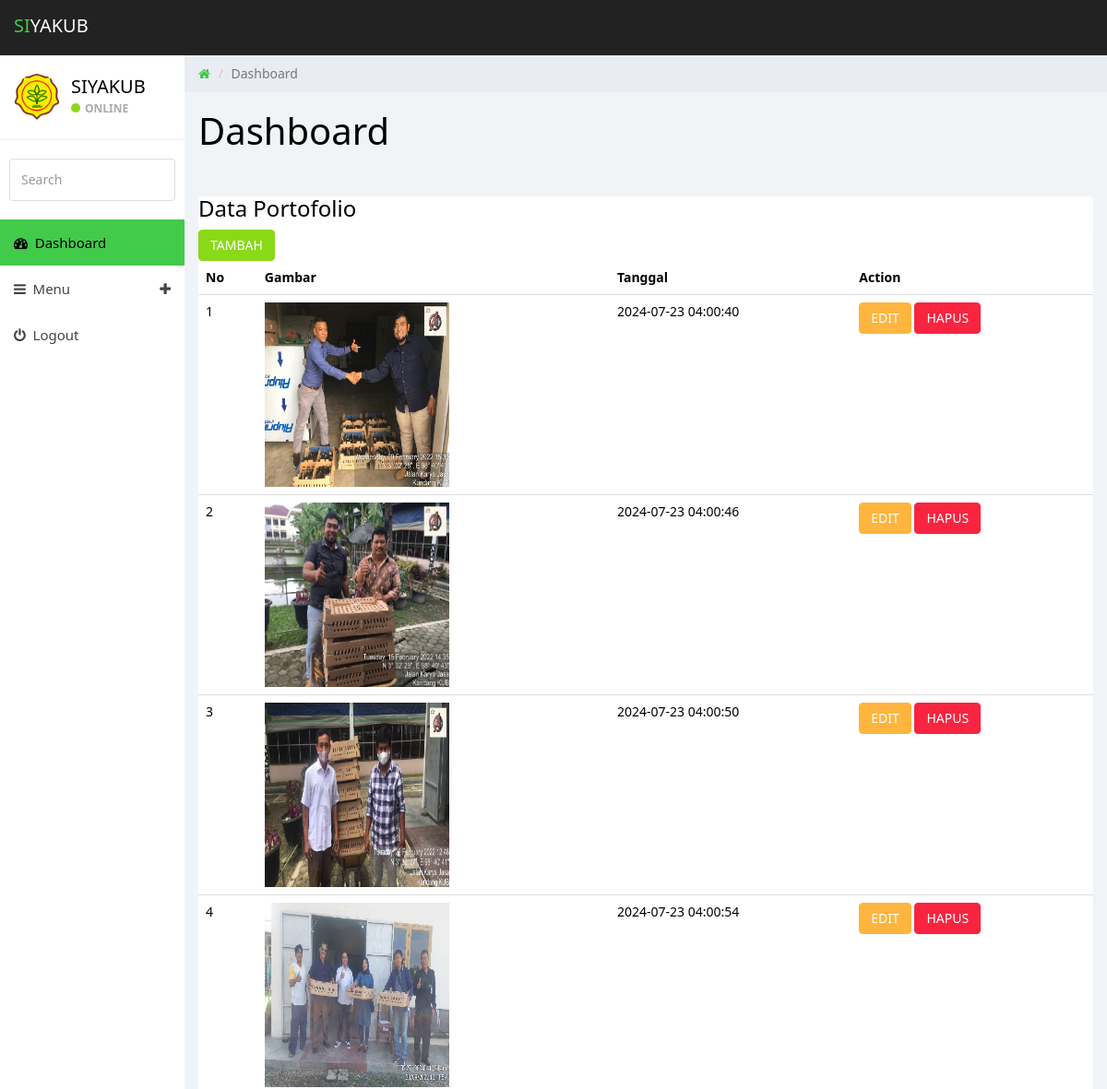
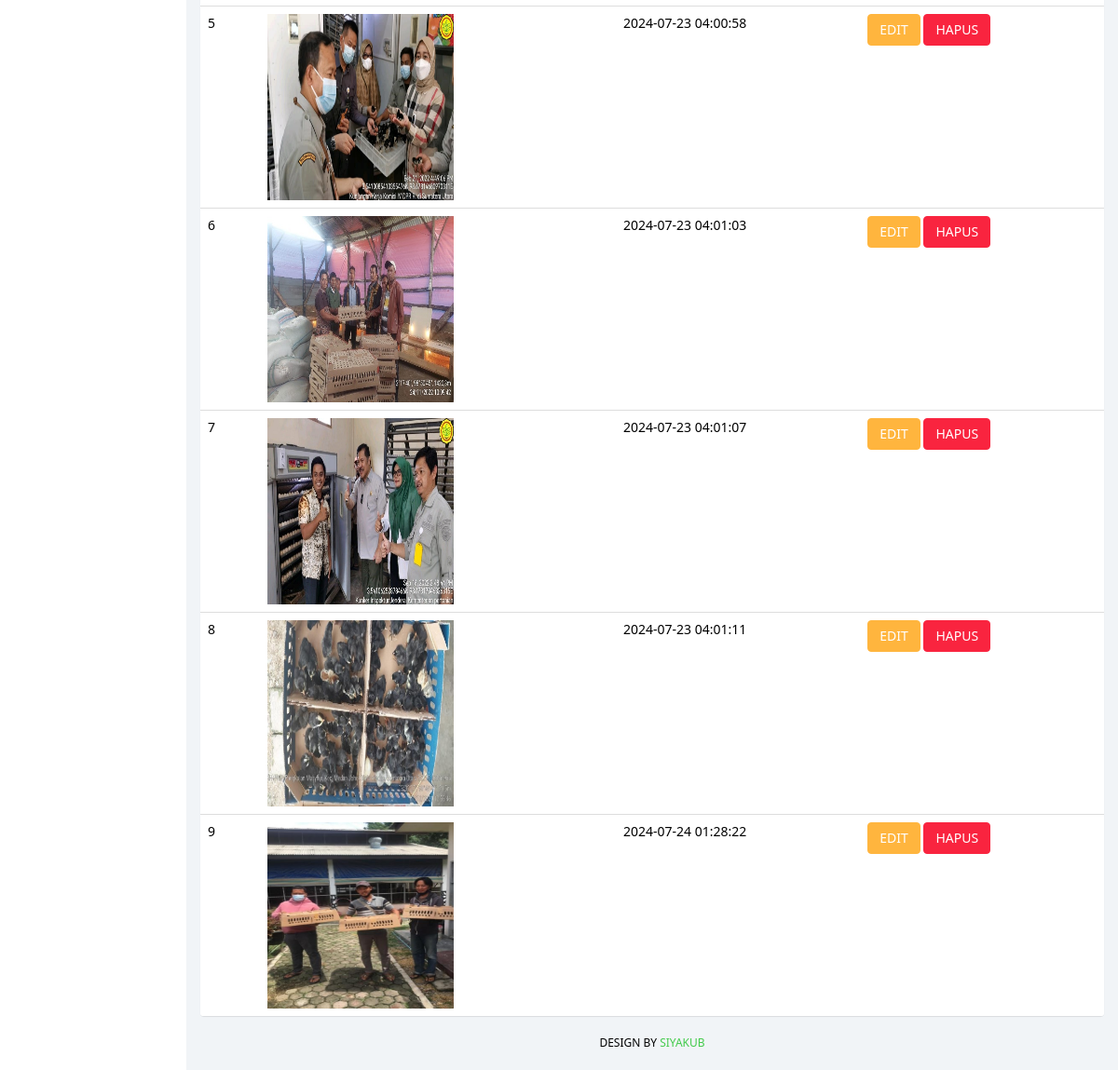
The page /admonly/index.php?page=portofolio (signed in) on the database its author committed (2 pictures, top to bottom).
### tables this page shows
CREATE TABLE `portofolio` (
  `id` int(11) NOT NULL,
  `gambar` text DEFAULT NULL,
  `created_at` timestamp NOT NULL DEFAULT current_timestamp()
);

### admonly/page/portofolio.php (the view, shortened to what this page needs)
<div class="col-g-12"><h3>Data Portofolio</h3></div>
<?php
require_once("../config/koneksi.php");
?>
<div class="col-g-12">
    <section class="panel">
    <a href="index.php?page=tambah_portofolio" class="btn btn-success">TAMBAH</a>
    <table class="table">
        <tr>
            <th>No</th>
            <th>Gambar</th>
            <th>Tanggal</th>
            <th>Action</th>
        </tr>
        <?php
        $stmt = $koneksi->query("SELECT * FROM portofolio");
        $no = 1;
        while($result = $stmt->fetch(PDO::FETCH_ASSOC)){
            ?>
            <tr>
                <td><?php echo $no ?></td>
                <td><img src="<?php echo htmlspecialchars($result['gambar']); ?>" alt="Gambar Portofolio" height="200" width="200"></td>
                <td><?php echo htmlspecialchars($result['created_at']); ?></td>
                <td>
                <a href="index.php?page=edit_portofolio&id=<?php echo ($result['id']); ?>" class="btn btn-warning">EDIT</a>
                <a href="index.php?page=portofolio&action=hapus&id=<?php echo $result['id']; ?>"
                class="btn btn-danger">HAPUS</a>
                </td>
            </tr>
            <?php
            $no++;
        }
        ?>
    </table>
    </section>
</div>

### admonly/index.php (shortened to what this page needs)
<!DOCTYPE html>
<html>
<head>
	<link href="css/bootstrap.min.css" rel="stylesheet">
	<link href="css/font-awesome.min.css" rel="stylesheet">
	<link href="css/datepicker3.css" rel="stylesheet">
	<link href="css/styles.css" rel="stylesheet">
</head>
<body>
	<nav class="navbar navbar-custom navbar-fixed-top" role="navigation">
		<div class="container-fluid">
			<div class="navbar-header">
				<a class="navbar-brand" href="index.php"><span>SI</span>YAKUB</a>
			</div>
		</div>
	</nav>
	<div id="sidebar-collapse" class="col-sm-3 col-lg-2 sidebar">
		<div class="profile-sidebar">
			<div class="profile-userpic">
				<img src="images/logo.png" class="img-responsive" alt="">
			</div>
			<div class="profile-usertitle">
				<div class="profile-usertitle-name">SIYAKUB</div>
				<div class="profile-usertitle-status"><span class="indicator label-success"></span>Online</div>
			</div>
		</div>
		<form role="search">
			<div class="form-group">
				<input type="text" class="form-control" placeholder="Search">
			</div>
		</form>
		<ul class="nav menu">
			<li class="active"><a href="index.php"><em class="fa fa-dashboard">&nbsp;</em> Dashboard</a></li>
			<li class="parent "><a data-toggle="collapse" href="#sub-item-1">
				<em class="fa fa-navicon">&nbsp;</em> Menu <span data-toggle="collapse" href="#sub-item-1" class="icon pull-right"><em class="fa fa-plus"></em></span>
				</a>
			</li>
			<li><a href="index.php?action=logout"><em class="fa fa-power-off">&nbsp;</em> Logout</a></li>
		</ul>
	</div>
	<div class="col-sm-9 col-sm-offset-3 col-lg-10 col-lg-offset-2 main">
		<div class="row">
			<ol class="breadcrumb">
				<li><a href="#">
					<em class="fa fa-home"></em>
				</a></li>
				<li class="active">Dashboard</li>
			</ol>
		</div>
		<div class="row">
			<div class="col-lg-12">
				<h1 class="page-header">Dashboard</h1>
			</div>
		</div>
			<div class="row">
				<div class="col-md-12">
					<div class="panel panel-defaut">
						<?php
						if(isset($_GET['page'])){
							$halaman = $_GET['page'];
						}else{
							$halaman ="";
						}
						if($halaman == ""){
							include "page/home.php";
						}else if(!file_exists("page/$halaman.php")){
							echo "halaman yang dicari tidak ditemukan";
						}else{
							include "page/$halaman.php";
						}
						?>
					</div>
				</div>
			</div>
			<div class="col-sm-12">
				<p class="back-link"> Design by <a href="https://sumut.bsip.pertanian.go.id/">SIYAKUB</a></p>
			</div>
		</div>
</body>
</html>

### admonly/css/styles.css (style rules this page uses)
body { background: #f1f4f7; padding-top: 60px; font-size: 14px; color: #000000; font-family: 'Noto Sans', sans-serif; }
p { color: #000000; }
a, a:hover, a:focus { color: #42ca4b; }
h1, h2, h3, h4, h5, h6 { color: #000000; }
h1 { font-weight: 300; font-size: 40px; }
h3, h4 { font-weight: 300; }
input.form-control { border: 1px solid #ddd; box-shadow: none; height: 46px; }
.navbar-custom { background: #222; height: 60px; }
.navbar-header .navbar-brand { color: #fff; font-size: 20px; text-transform: uppercase; font-weight: 500; height: 60px; padding-top: 18px; }
.navbar-header .navbar-brand span { color: #42ca4b; }
.btn-success, .btn-success:hover, .btn-success:focus, .btn-success:active, .btn-success.active, .open > .dropdown-toggle.btn-success, .btn-success.disabled, .btn-success[disabled], fieldset[disabled] .btn-success, .btn-success.disabled:hover, .btn-success[disabled]:hover, fieldset[disabled] .btn-success:hover, .btn-success.disabled:focus, .btn-success[disabled]:focus, fieldset[disabled] .btn-success:focus, .btn-success.disabled:active, .btn-success[disabled]:active, fieldset[disabled] .btn-success:active, .btn-success.disabled.active, .btn-success[disabled].active, fieldset[disabled] .btn-success.active { background-color: #8ad919; border-color: #8ad919; }
.btn-warning, .btn-warning:hover, .btn-warning:focus, .btn-warning:active, .btn-warning.active, .open > .dropdown-toggle.btn-warning, .btn-warning.disabled, .btn-warning[disabled], fieldset[disabled] .btn-warning, .btn-warning.disabled:hover, .btn-warning[disabled]:hover, fieldset[disabled] .btn-warning:hover, .btn-warning.disabled:focus, .btn-warning[disabled]:focus, fieldset[disabled] .btn-warning:focus, .btn-warning.disabled:active, .btn-warning[disabled]:active, fieldset[disabled] .btn-warning:active, .btn-warning.disabled.active, .btn-warning[disabled].active, fieldset[disabled] .btn-warning.active { background-color: #ffb53e; border-color: #ffb53e; }
.btn-danger, .btn-danger:hover, .btn-danger:focus, .btn-danger:active, .btn-danger.active, .open > .dropdown-toggle.btn-danger, .btn-danger.disabled, .btn-danger[disabled], fieldset[disabled] .btn-danger, .btn-danger.disabled:hover, .btn-danger[disabled]:hover, fieldset[disabled] .btn-danger:hover, .btn-danger.disabled:focus, .btn-danger[disabled]:focus, fieldset[disabled] .btn-danger:focus, .btn-danger.disabled:active, .btn-danger[disabled]:active, fieldset[disabled] .btn-danger:active, .btn-danger.disabled.active, .btn-danger[disabled].active, fieldset[disabled] .btn-danger.active { background-color: #f9243f; border-color: #f9243f; }
.label-success { background-color: #8ad919; }
.panel { border: 0; }
.navbar { border: 0; }
.sidebar { display: block; padding: 0; display: none; box-shadow: none; background: #fff; }
.sidebar ul { margin: 20px 0px; }
.sidebar form { padding: 10px 0 0 0; margin: 10px 10px 20px 10px; }
@media (min-width: 768px) { .sidebar { display: block; position: fixed; top: 60px; bottom: 0; left: 0; z-index: 1000; display: block; margin: 0; padding: 0; overflow-x: hidden; overflow-y: auto; } }
@media (min-width: 768px) { .navbar-header { width: 100%; } }
.sidebar ul.nav .active a, .sidebar ul.nav li.parent a.active, .sidebar ul.nav .active > a:hover, .sidebar ul.nav li.parent a.active:hover, .sidebar ul.nav .active > a:focus, .sidebar ul.nav li.parent a.active:focus { color: #000000; background-color: #42ca4b; }
.sidebar ul.nav li a { height: 50px; font-size: 15px; line-height: 2em; color: #444444; }
.profile-sidebar { padding: 10px 0; border-bottom: 1px solid #e9ecf2; }
.indicator { width: 10px; height: 10px; display: inline-block; border-radius: 9999px; margin-right: 5px; }
.profile-userpic img { float: left; margin: 10px 0px 0px 15px; width: 50px; height: 50px; border-radius: 9999px !important; }
.profile-usertitle { float: left; text-align: left; margin: 10px 0 0 12px; }
.profile-usertitle-name { font-size: 20px; margin-bottom: 0px; }
.profile-usertitle-status { text-transform: uppercase; color: #AAA; font-size: 12px; font-weight: 600; margin-bottom: 15px; }
.breadcrumb { border-radius: 0; padding: 10px 15px 10px 15px; background: #e9ecf2; margin: 0; }
h1.page-header { margin-top: 20px; border-bottom: 0; }
.table { background: #fff; }
p.back-link { text-align: center; margin-bottom: 20px; font-size: 12px; text-transform: uppercase; }

### rows shown on the page
portofolio: gambar (picture), created_at "2024-07-23 04:00:40"
portofolio: gambar (picture), created_at "2024-07-23 04:00:46"
portofolio: gambar (picture), created_at "2024-07-23 04:00:50"
portofolio: gambar (picture), created_at "2024-07-23 04:00:54"
portofolio: gambar (picture), created_at "2024-07-23 04:00:58"
portofolio: gambar (picture), created_at "2024-07-23 04:01:03"
portofolio: gambar (picture), created_at "2024-07-23 04:01:07"
portofolio: gambar (picture), created_at "2024-07-23 04:01:11"
portofolio: gambar (picture), created_at "2024-07-24 01:28:22"
